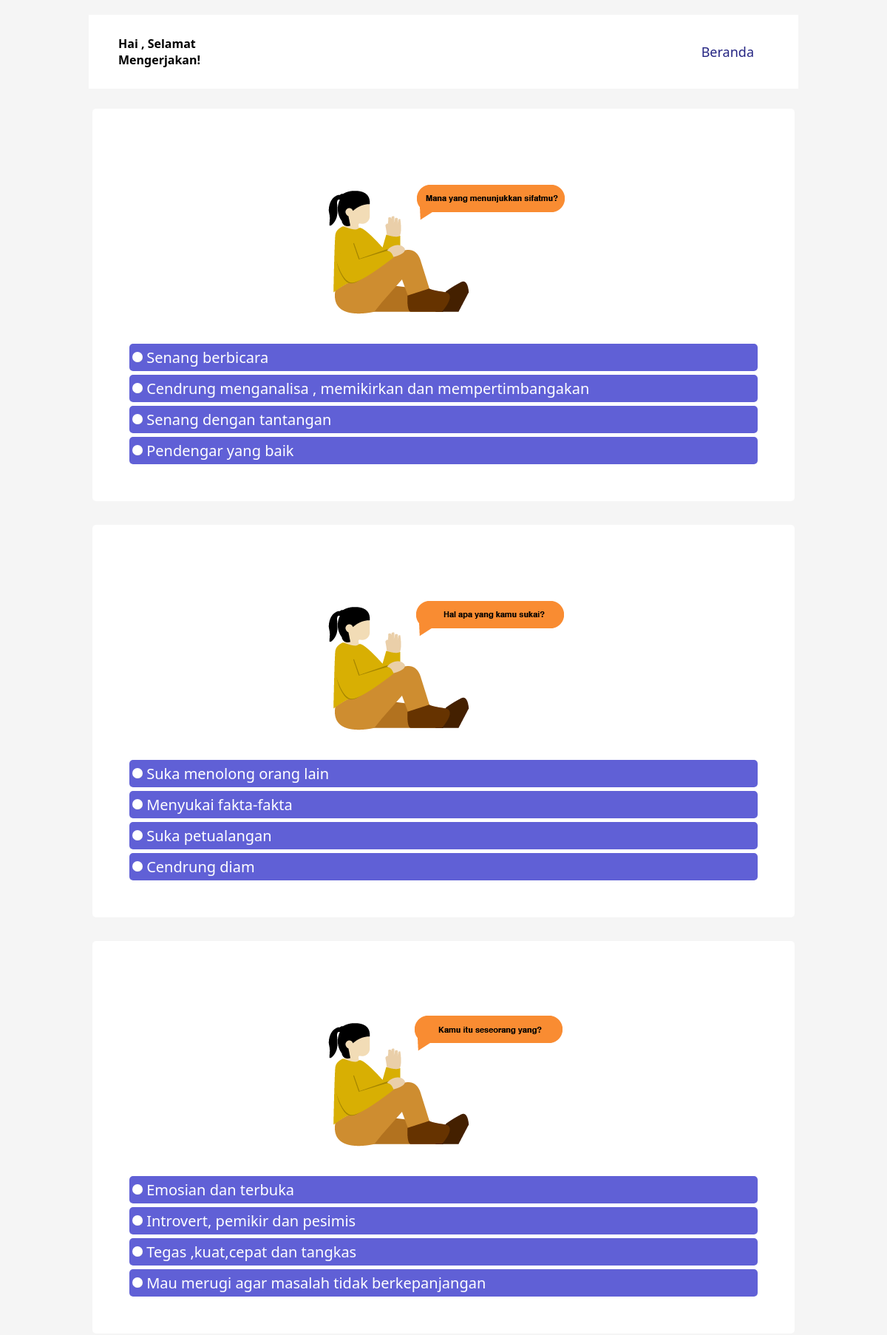
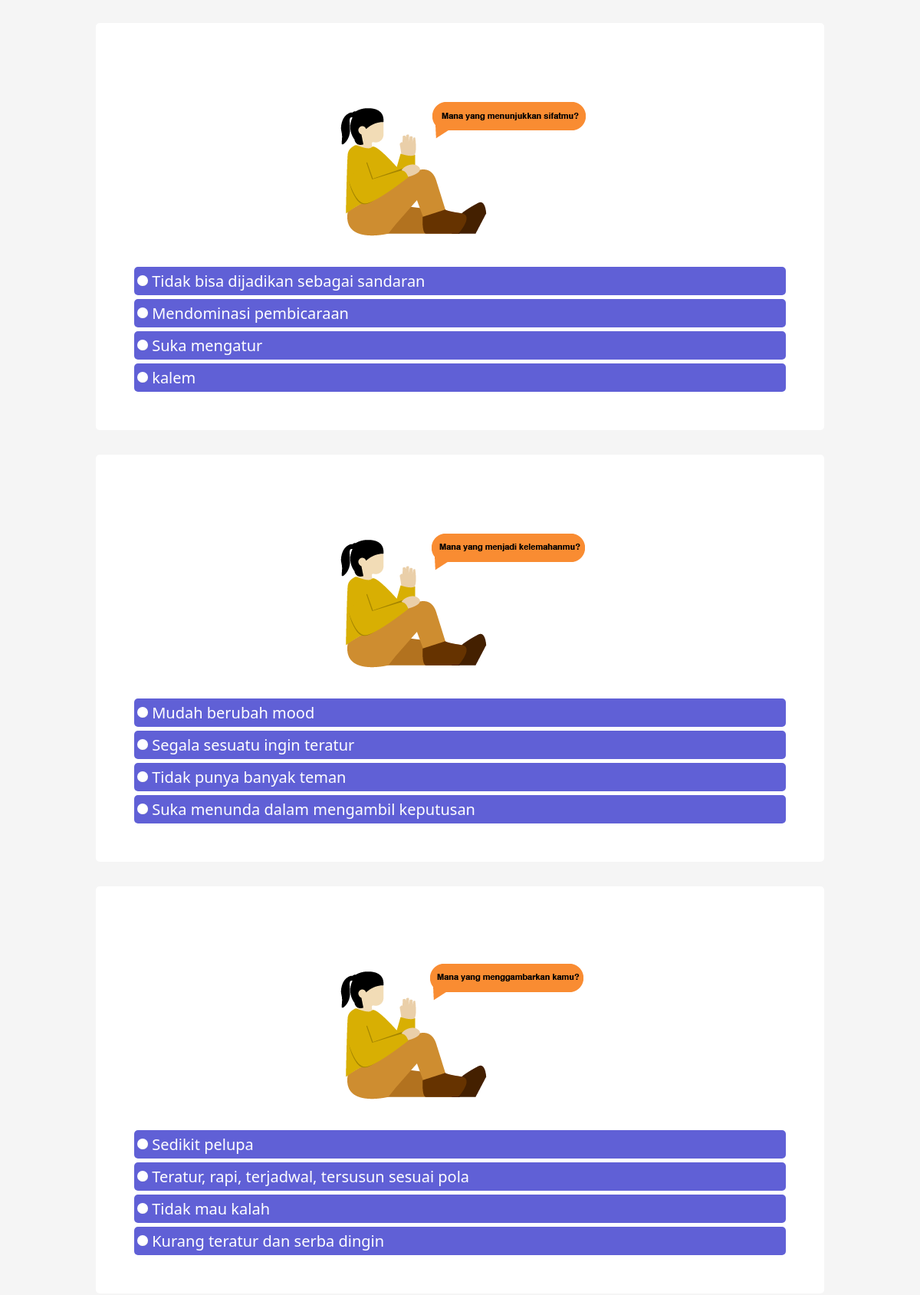
The app's page /kepribadian.php (upper part) with its own data (2 pictures, top to bottom).
### tables this page shows
CREATE TABLE `kepribadian_soal` (
  `id_soal` int(11) NOT NULL,
  `soal` text NOT NULL,
  `pilihan1` text NOT NULL,
  `pilihan2` text NOT NULL,
  `pilihan3` text NOT NULL,
  `pilihan4` text NOT NULL
);

### kepribadian.php (the view, shortened to what this page needs)
<!DOCTYPE html>
<html lang="en">
<head>
    <link rel="stylesheet" href="style.css">
</head>
<body>
<?php
        $nama=$_SESSION['nama'];
    ?>
    <div class="container">
    <div class="nav">
            <div class="kiri">
                    Hai <?=$nama?>, Selamat Mengerjakan!
            </div>
            <div class="kanan">
                <ul>
                    <li><a href="beranda.php">Beranda</a></li>
            </div>
    </div>
    <br>
    <form action="kepribadian_proses.php" method="POST">
    <?php
        include "koneksi.php";
        $data = mysqli_query($koneksi,"select * from kepribadian_soal");
        $no=1;
        while($d = mysqli_fetch_array($data))
		{
            ?>
            <div class="bingkai">
                <div class="soal"><img src="<?=$d['soal']?>"></div>
                <div class="pilihan">
                    <input type='radio' required name='<?=$no;?>' value='A'>
                    <?=$d['pilihan1'];?>
                </div>
                <div class="pilihan">
                    <input type='radio' name='<?=$no;?>' value='B'>
                    <?=$d['pilihan2'];?>
                </div>
                <div class="pilihan">
                    <input type='radio' name='<?=$no;?>' value='C'>
                    <?=$d['pilihan3'];?>
                </div>
                <div class="pilihan">
                    <input type='radio' name='<?=$no;?>' value='D'>
                    <?=$d['pilihan4'];?>
                </div>
            </div>
            <br>
            <?php
            $no++;
		}
            ?>
    </form>
    </div>
</body>
</html>

### style.css (style rules this page uses)
* { padding: 0px; margin: 0px; }
body { background-color: whitesmoke; font-family: "Segoe UI", Tahoma, Geneva, Verdana, sans-serif; }
.container { margin: 20px auto; width: 80%; }
.nav { display: flex; background-color: rgb(255, 255, 255); height: 100px; align-items: center; font-weight: bold; }
.nav a { font-size: 18px; font-weight: 400; text-decoration: none; color: rgb(37, 37, 131); }
.nav li { display: inline; list-style-type: none; margin-right: 20px; }
.kiri { flex: 1; padding-left: 40px; }
.kanan { flex: 4; text-align: right; line-height: 50px; }
.kanan ul li { display: inline-block; padding: 0px 40px 0px 0px; }
.bingkai { margin: 5px; padding: 45px; background-color: white; border-radius: 5px; }
.soal { margin: 3px 5px 15px 5px; font-family: "Lucida Sans", "Lucida Sans Regular", "Lucida Grande", "Lucida Sans Unicode", Geneva, Verdana, sans-serif; font-weight: bold; text-align: center; font-size: 18px; }
.pilihan { margin: 3px 5px 5px 5px; padding: 5px; background-color: rgb(96, 96, 214); color: white; border-radius: 5px; font-size: 20px; }
input[type="radio"]:after { width: 10px; height: 10px; border-radius: 15px; top: -1px; left: -1px; position: relative; background-color: white; content: ""; display: inline-block; visibility: visible; border: 2px solid white; }

### records on screen
kepribadian_soal: soal (picture), pilihan1 "Senang berbicara", pilihan2 "Cendrung menganalisa , memikirkan dan mempertimbangakan", pilihan3 "Senang dengan tantangan", pilihan4 "Pendengar yang baik"
kepribadian_soal: soal (picture), pilihan1 "Suka menolong orang lain", pilihan2 "Menyukai fakta-fakta", pilihan3 "Suka petualangan", pilihan4 "Cendrung diam"
kepribadian_soal: soal (picture), pilihan1 "Emosian dan terbuka", pilihan2 "Introvert, pemikir dan pesimis", pilihan3 "Tegas ,kuat,cepat dan tangkas", pilihan4 "Mau merugi agar masalah tidak berkepanjangan"
kepribadian_soal: soal (picture), pilihan1 "Tidak bisa dijadikan sebagai sandaran", pilihan2 "Mendominasi pembicaraan", pilihan3 "Suka mengatur", pilihan4 "kalem"
kepribadian_soal: soal (picture), pilihan1 "Mudah berubah mood", pilihan2 "Segala sesuatu ingin teratur", pilihan3 "Tidak punya banyak teman", pilihan4 "Suka menunda dalam mengambil keputusan"
kepribadian_soal: soal (picture), pilihan1 "Sedikit pelupa", pilihan2 "Teratur, rapi, terjadwal, tersusun sesuai pola", pilihan3 "Tidak mau kalah", pilihan4 "Kurang teratur dan serba dingin"
